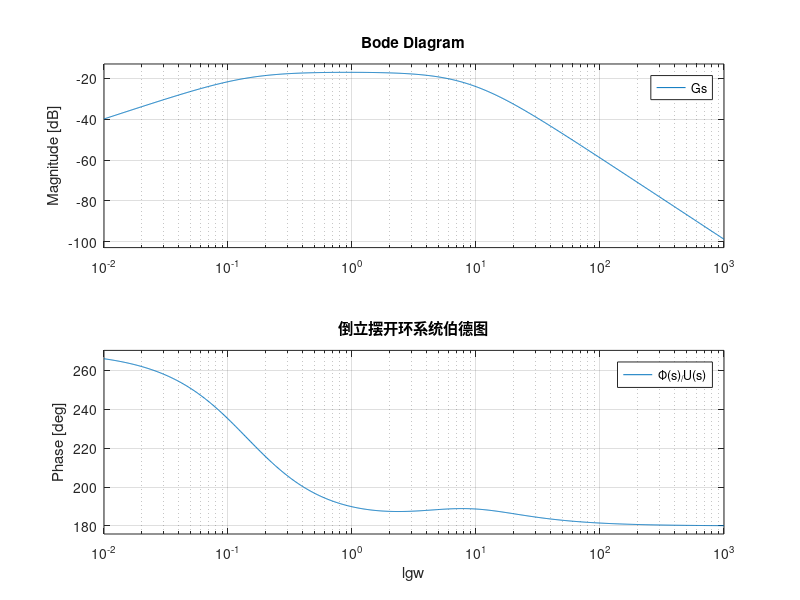
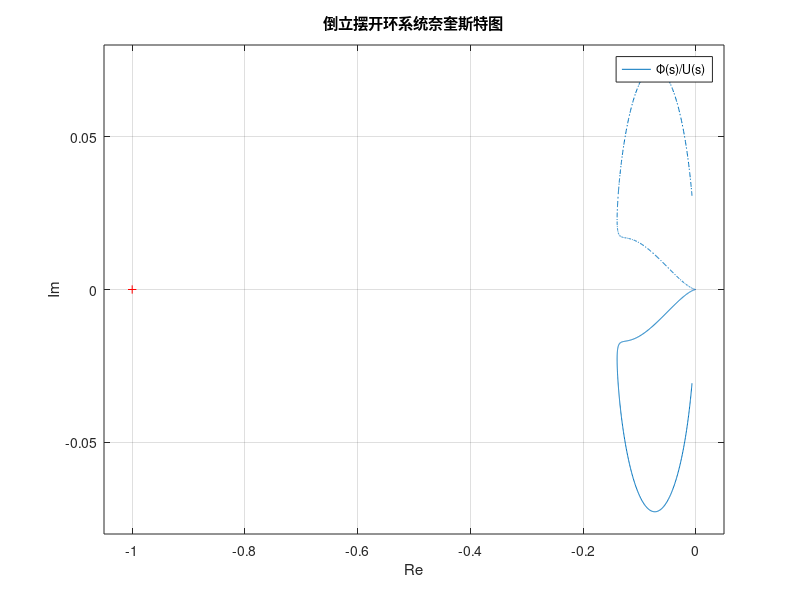

Here is the MATLAB script that generated these plots, in order:
clc
clear

% 倒立摆参数
m = 0.5;    % 小车质量
M = 0.2;    % 摆杆质量
l = 0.3;    % 摆杆转动轴心到摆杆质心的长度
I = 0.006;  % 摆杆的质量惯性矩
g = 9.81;   % 重力加速度
b = 0.1;    % 阻尼系数

q = (m+M)*(I+m*l^2)-(m*l)^2;
% 控制方程的分子和分母
fais = [m*l/q, 0, 0];
Us = [1,b*(l+m*l^2)/q, -(m+M)*m*g*l/q,-b*m*g*l/q, 0];
Gs = tf(fais,Us);
[z,p,k] = tf2zp(fais,Us);
% 画伯德图
bode(Gs);   legend('Φ(s)_/U(s)');   xlabel('lgw');
title('倒立摆开环系统伯德图');
% 画奈奎斯特图
figure;
nyquist(Gs);
legend('Φ(s)/U(s)');    xlabel('Re');ylabel('Im');
title('倒立摆开环系统奈奎斯特图');